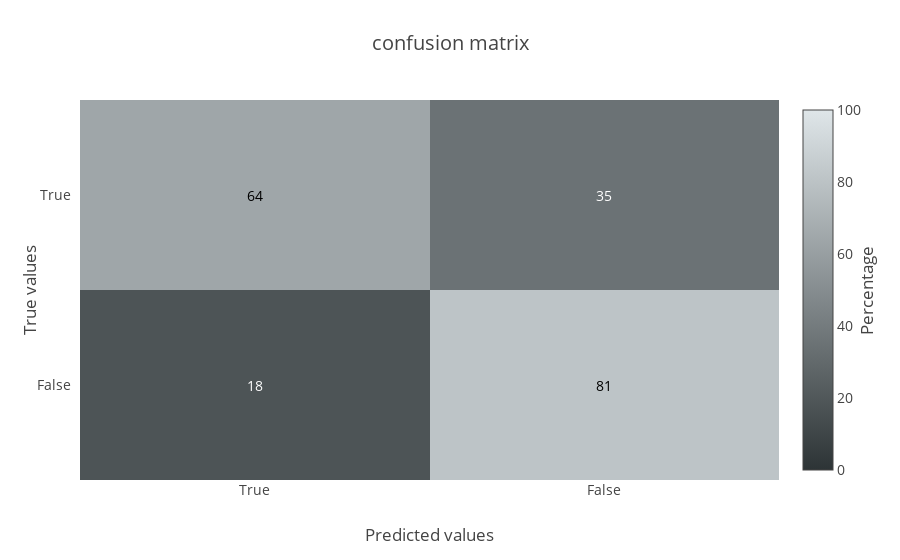

The cell this chart's notebook holds for it:
### Markdown cell above
### 6.a. Confusion matrix

### Code cell
m = plot_confusion_matrix(y_true=y_test, y_pred=y_pred)
py.iplot(m, filename='fatigue/confusion_matrix_test')

### Figure 1 — Plotly figure (JSON) as saved in the notebook; plotly's stock layout.template omitted (floating-point values rounded to 4 significant figures)
{"data": [{"colorbar": {"title": "Percentage", "titleside": "right"}, "colorscale": [[0, "#2d3436"], [1, "#dfe6e9"]], "showscale": true, "type": "heatmap", "x": ["True", "False"], "y": ["True", "False"], "z": [[64, 35], [18, 81]], "zmax": 100, "zmin": 0}], "layout": {"annotations": [{"font": {"color": "#000000"}, "showarrow": false, "text": "64", "x": "True", "xref": "x1", "y": "True", "yref": "y1"}, {"font": {"color": "#FFFFFF"}, "showarrow": false, "text": "35", "x": "False", "xref": "x1", "y": "True", "yref": "y1"}, {"font": {"color": "#FFFFFF"}, "showarrow": false, "text": "18", "x": "True", "xref": "x1", "y": "False", "yref": "y1"}, {"font": {"color": "#000000"}, "showarrow": false, "text": "81", "x": "False", "xref": "x1", "y": "False", "yref": "y1"}], "font": {"size": 14}, "hovermode": "closest", "title": "confusion matrix", "xaxis": {"dtick": 1, "gridcolor": "rgb(0, 0, 0)", "side": "bottom", "ticks": "", "title": "Predicted values"}, "yaxis": {"autorange": "reversed", "dtick": 1, "ticks": "", "ticksuffix": "  ", "title": "True values"}}}
